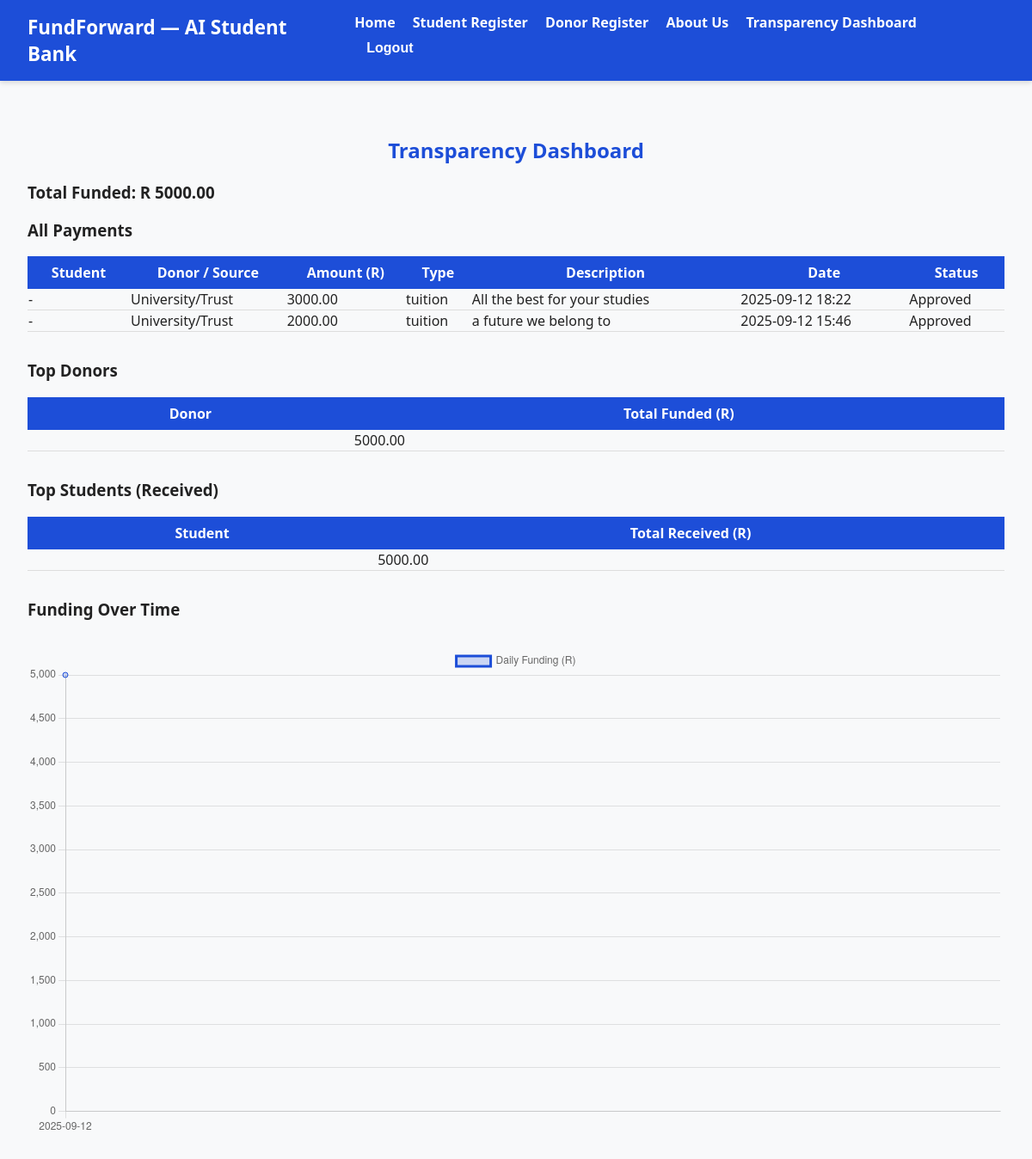
Page /transparency/ (signed in) on the earlier database version.
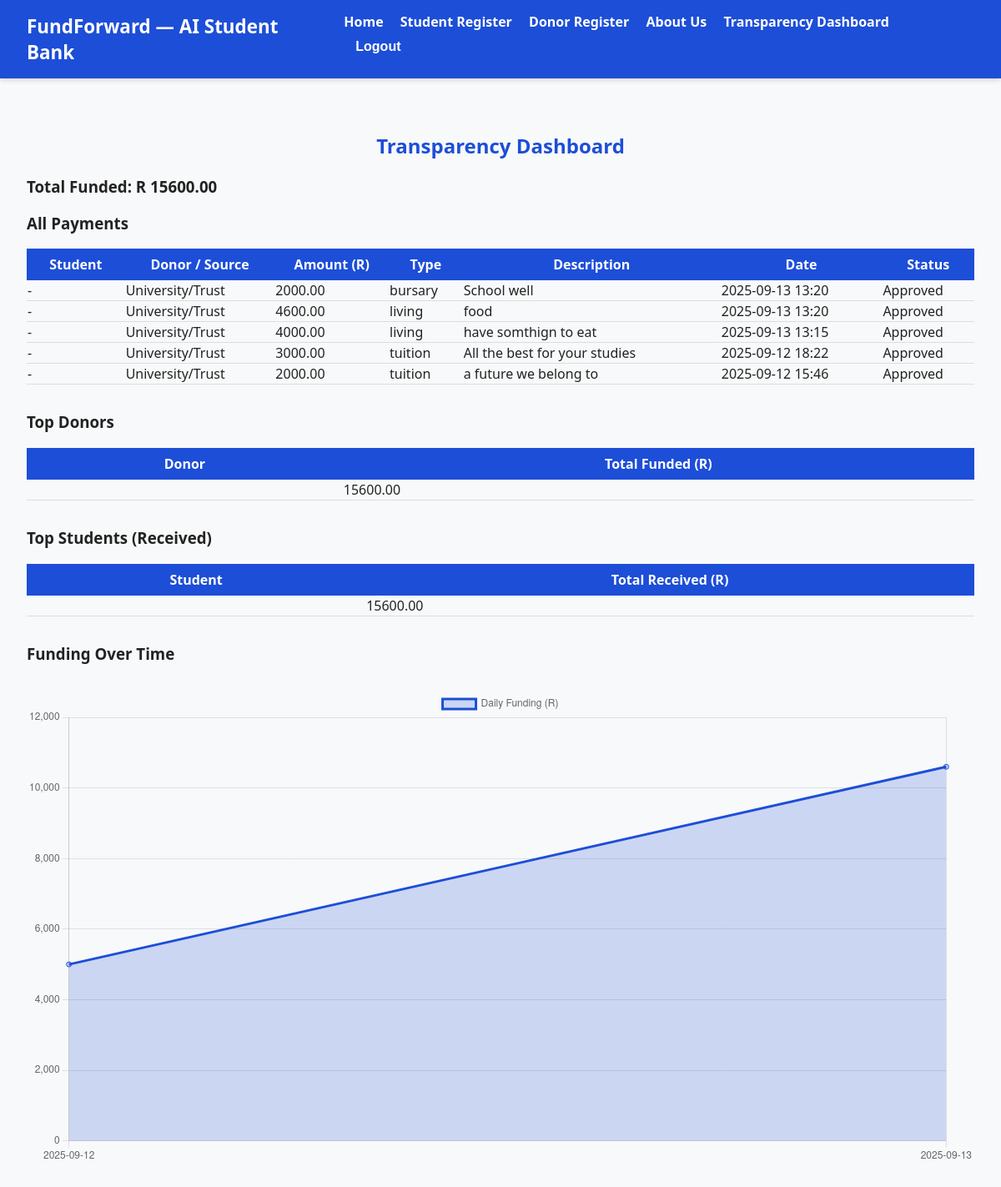
Same page on the later database version.
### predictor/models.py (models this page shows, shortened)
class UniversityPayment(models.Model):
    student = models.ForeignKey('Student', on_delete=models.CASCADE, related_name="university_payments")
    donor = models.ForeignKey('Donor', null=True, blank=True, on_delete=models.SET_NULL)
    amount = models.DecimalField(max_digits=10, decimal_places=2)
    payment_type = models.CharField(
        max_length=50,
        choices=[('bursary','Bursary'),('tuition','Tuition'),('living','Living Costs')],
        default='bursary'
    )
    description = models.TextField(blank=True)
    timestamp = models.DateTimeField(default=timezone.now)
    approved = models.BooleanField(default=True)

class Student(models.Model):
    user = models.OneToOneField(User, on_delete=models.CASCADE, null=True, blank=True)  # <-- added
    student_number = models.CharField(max_length=20, unique=True)
    first_name = models.CharField(max_length=100)
    last_name = models.CharField(max_length=100)
    gpa = models.FloatField(default=0.0)
    course = models.CharField(max_length=120, blank=True, null=True)
    need_score = models.FloatField(default=5.0)  # scale 0-10
    province = models.CharField(max_length=100, blank=True, null=True)
    wallet_balance = models.DecimalField(max_digits=10, decimal_places=2, default=0.0)
    registration_paid = models.BooleanField(default=False)

class Donor(models.Model):
    DONOR_TYPES = (('alumni', 'Alumni'), ('corporate', 'Corporate'), ('ngo', 'NGO'))
    user = models.OneToOneField(User, on_delete=models.CASCADE, null=True, blank=True)
    name = models.CharField(max_length=150)
    donor_type = models.CharField(max_length=30, choices=DONOR_TYPES)
    preferred_course = models.CharField(max_length=120, blank=True, null=True)
    min_gpa = models.FloatField(default=0.0)
    max_amount = models.DecimalField(max_digits=10, decimal_places=2, default=Decimal('5000.00'))
    wallet_balance = models.DecimalField(max_digits=12, decimal_places=2, default=Decimal('0.00'))
    total_donated = models.DecimalField(max_digits=14, decimal_places=2, default=Decimal('0.00'))
    csr_score = models.IntegerField(default=0)  # points (e.g. 1 point per R100 donated)
    created_at = models.DateTimeField(auto_now_add=True)

### predictor/views.py (the view, shortened to what this page needs)
# urls.py: path('transparency/', views.transparency_dashboard, name='transparency_dashboard'),
@login_required
def transparency_dashboard(request):
    user = request.user
    topup_form = None
    if hasattr(user, 'student'):
        payments = UniversityPayment.objects.filter(student=user.student).order_by('-timestamp')
    elif hasattr(user, 'donor'):
        payments = UniversityPayment.objects.filter(donor=user.donor).order_by('-timestamp')
    else:
        payments = UniversityPayment.objects.all().order_by('-timestamp')
    total_funded = sum([p.amount for p in payments if p.approved])
    donors = payments.values('donor__user__first_name', 'donor__user__last_name')\
                     .annotate(total_funded=Sum('amount')).order_by('-total_funded')
    students = payments.values('student__user__first_name', 'student__user__last_name')\
                       .annotate(total_received=Sum('amount')).order_by('-total_received')
    daily_funding = payments.values('timestamp__date')\
                            .annotate(total=Sum('amount'))\
                            .order_by('timestamp__date')
    context = {
        'payments': payments,
        'total_funded': total_funded,
        'donors': donors,
        'students': students,
        'daily_funding': daily_funding,
        'topup_form': topup_form,
    }
    return render(request, 'predictor/transparency_dashboard.html', context)

### predictor/templates/predictor/transparency_dashboard.html (shortened to what this page needs)
{% extends "predictor/base.html" %}
{% block content %}
<div style="max-width:1200px;margin:2rem auto;">
    <h2 style="text-align:center;color:#1d4ed8;">Transparency Dashboard</h2>
    <h3>Total Funded: R {{ total_funded|floatformat:2 }}</h3>
    <h3>All Payments</h3>
    <table style="width:100%; border-collapse: collapse; margin-bottom:2rem;">
        <thead>
            <tr style="background:#1d4ed8;color:white;">
                <th style="padding:0.5rem;">Student</th>
                <th>Donor / Source</th>
                <th>Amount (R)</th>
                <th>Type</th>
                <th>Description</th>
                <th>Date</th>
                <th>Status</th>
            </tr>
        </thead>
        <tbody>
            {% for p in payments %}
            <tr style="border-bottom:1px solid #ddd;">
                <td>{{ p.student.user.get_full_name|default:"-" }}</td>
                <td>{{ p.donor.user.get_full_name|default:"University/Trust" }}</td>
                <td>{{ p.amount|floatformat:2 }}</td>
                <td>{{ p.payment_type }}</td>
                <td>{{ p.description|default:"-" }}</td>
                <td>{{ p.timestamp|date:"Y-m-d H:i" }}</td>
                <td>{{ p.approved|yesno:"Approved,Pending" }}</td>
            </tr>
            {% empty %}
            <tr>
                <td colspan="7" style="text-align:center;">No payments found.</td>
            </tr>
            {% endfor %}
        </tbody>
    </table>
    <h3>Top Donors</h3>
    <table style="width:100%; border-collapse: collapse; margin-bottom:2rem;">
        <thead>
            <tr style="background:#1d4ed8;color:white;">
                <th style="padding:0.5rem;">Donor</th>
                <th>Total Funded (R)</th>
            </tr>
        </thead>
        <tbody>
            {% for d in donors %}
            <tr style="border-bottom:1px solid #ddd;">
                <td>{{ d.donor__user__first_name }} {{ d.donor__user__last_name }}</td>
                <td>{{ d.total_funded|floatformat:2 }}</td>
            </tr>
            {% empty %}
            <tr>
                <td colspan="2" style="text-align:center;">No donor payments found.</td>
            </tr>
            {% endfor %}
        </tbody>
    </table>
    <h3>Top Students (Received)</h3>
    <table style="width:100%; border-collapse: collapse; margin-bottom:2rem;">
        <thead>
            <tr style="background:#1d4ed8;color:white;">
                <th style="padding:0.5rem;">Student</th>
                <th>Total Received (R)</th>
            </tr>
        </thead>
        <tbody>
            {% for s in students %}
            <tr style="border-bottom:1px solid #ddd;">
                <td>{{ s.student__user__first_name }} {{ s.student__user__last_name }}</td>
                <td>{{ s.total_received|floatformat:2 }}</td>
            </tr>
            {% empty %}
            <tr>
                <td colspan="2" style="text-align:center;">No student payments found.</td>
            </tr>
            {% endfor %}
        </tbody>
    </table>
    <h3>Funding Over Time</h3>
    <canvas id="fundChart" style="margin-top:2rem;"></canvas>
</div>
<script>
    const ctx = document.getElementById('fundChart').getContext('2d');
    const labels = [
        {% for f in daily_funding %}
            "{{ f.timestamp__date|date:'Y-m-d' }}"{% if not forloop.last %},{% endif %}
        {% empty %}
            "No Data"
        {% endfor %}
    ];
    const data = [
        {% for f in daily_funding %}
            {{ f.total|floatformat:2 }}{% if not forloop.last %},{% endif %}
        {% empty %}
            0
        {% endfor %}
    ];
    new Chart(ctx, {
        type: 'line',
        data: {
            labels: labels,
            datasets: [{
                label: 'Daily Funding (R)',
                data: data,
                borderColor: '#1d4ed8',
                backgroundColor: 'rgba(29,78,216,0.2)',
                tension: 0.3,
                fill: true
            }]
        },
        options: {
            responsive: true,
            plugins: { legend: { display: true } },
            scales: { y: { beginAtZero: true } }
        }
    });
</script>
{% endblock %}

### predictor/templates/predictor/base.html (shortened to what this page needs)
{% load static %}
<!DOCTYPE html>
<html lang="en">
<head>
    <link rel="stylesheet" href="{% static 'predictor/styles.css' %}">
</head>
<body>
    <header class="topbar">
        <h1>FundForward — AI Student Bank</h1>
        <nav>
            <a href="{% url 'home' %}">Home</a>
            <a href="{% url 'student_register' %}">Student Register</a>
            <a href="{% url 'donor_register' %}">Donor Register</a>
            <a href="{% url 'about' %}">About Us</a>
            {% if user.is_authenticated %}
                <a href="{% url 'transparency_dashboard' %}">Transparency Dashboard</a>
                <form action="{% if user.donor %}{% url 'donor_logout' %}{% else %}{% url 'logout' %}{% endif %}" method="post" style="display:inline;">
                    <button type="submit">Logout</button>
                </form>
            {% else %}
                <a href="{% url 'login' %}">Login</a>
            {% endif %}
        </nav>
    </header>
    <main>
        {% block content %}{% endblock %}
    </main>
</body>
</html>

### predictor/static/predictor/styles.css (style rules this page uses)
body { font-family: Arial, sans-serif; background:#f5f7fb; color:#222; margin:0; }
.topbar { background:#0b5cff; color:white; padding:18px; }
.topbar h1 { margin:0; font-size:20px; display:inline-block; }
.topbar nav { float:right; margin-top: -4px; }
button { background:#007BFF; color:white; border:none; padding:10px 14px; border-radius:6px; cursor:pointer; }

### predictor/templates/predictor/base.html (style rules this page uses)
body { margin: 0; font-family: 'Segoe UI', Tahoma, sans-serif; background: #f8f9fa; }
header.topbar { background: #1d4ed8; color: white; padding: 1rem 2rem; display: flex; justify-content: space-between; align-items: center; box-shadow: 0 2px 6px rgba(0,0,0,0.15); }
header.topbar h1 { margin: 0; font-size: 1.4rem; font-weight: bold; }
nav a, nav button { color: white; margin-left: 1rem; text-decoration: none; font-weight: bold; background: none; border: none; cursor: pointer; font-size: 1rem; transition: opacity 0.2s ease-in-out; }
main { padding: 2rem; min-height: 75vh; }

Differences in the rows shown:
added UniversityPayment: student.user.get_full_name "-", donor.user.get_full_name "University/Trust", amount "2000.00", payment_type "bursary", description "School well", timestamp "2025-09-13 13:20", approved "Approved"
added UniversityPayment: student.user.get_full_name "-", donor.user.get_full_name "University/Trust", amount "4600.00", payment_type "living", description "food", timestamp "2025-09-13 13:20", approved "Approved"
added UniversityPayment: student.user.get_full_name "-", donor.user.get_full_name "University/Trust", amount "4000.00", payment_type "living", description "have somthign to eat", timestamp "2025-09-13 13:15", approved "Approved"
Other differences:
{{ total_funded|floatformat:2 }}: "5000.00" → "15600.00"
chart data {{ f.timestamp__date|date:'Y-m-d' }}: 2025-09-12 → 2025-09-12, 2025-09-13
chart data {{ f.total|floatformat:2 }}: 5000.00 → 5000.00, 10600.00
new list line: "15600.00"
list line gone: "5000.00"
